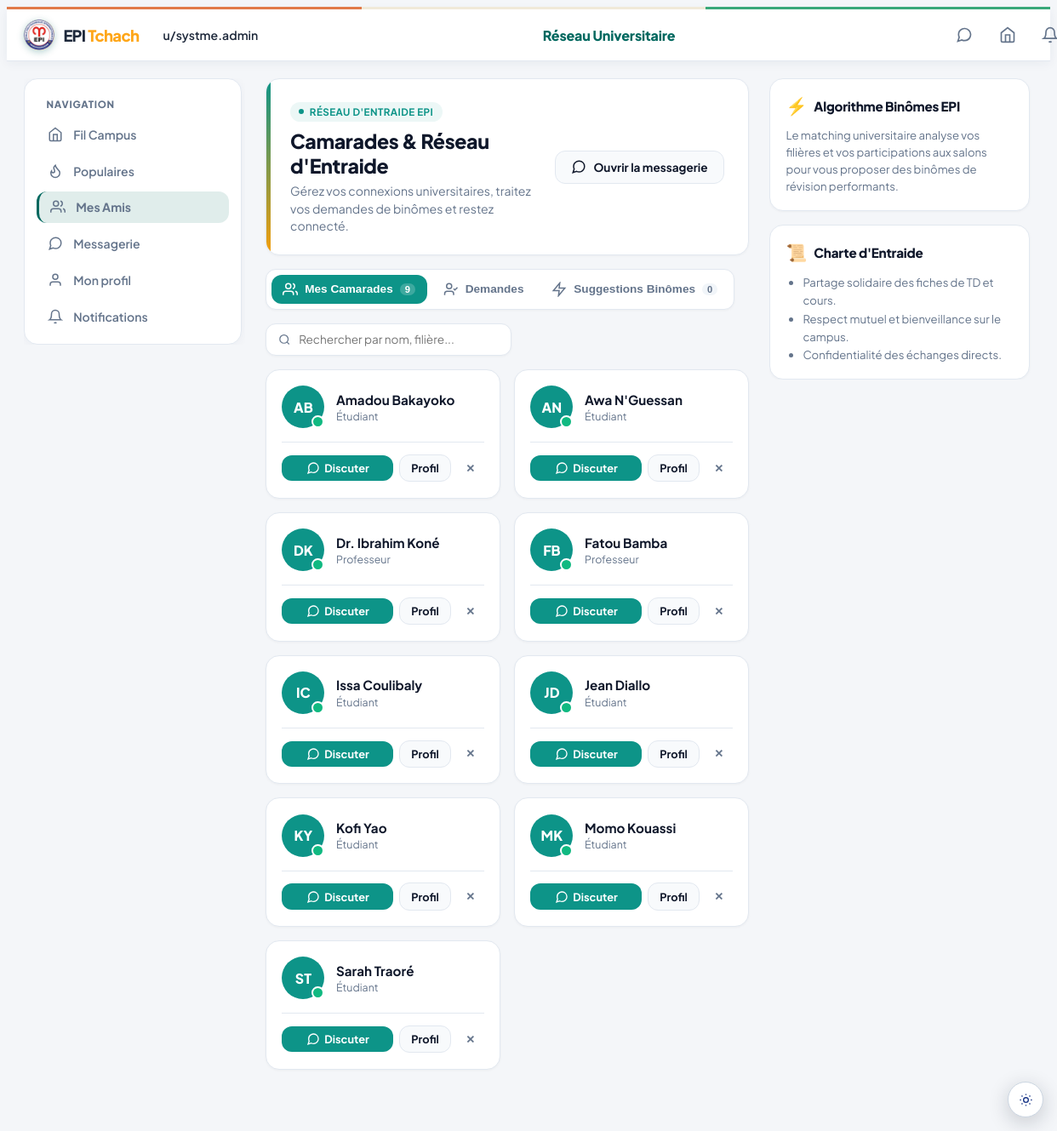
The app's page /friends (signed in) with its own data.
### tables this page shows
CREATE TABLE utilisateurs (
    id                  INT UNSIGNED AUTO_INCREMENT PRIMARY KEY,
    nom                 VARCHAR(100) NOT NULL,
    prenom              VARCHAR(100) NOT NULL,
    email               VARCHAR(150) NOT NULL UNIQUE,
    mot_de_passe        VARCHAR(255) NOT NULL,
    avatar_url          VARCHAR(255) DEFAULT NULL,
    biographie          TEXT DEFAULT NULL,
    filiere_id          INT UNSIGNED DEFAULT NULL,
    annee               TINYINT UNSIGNED DEFAULT NULL,
    annee_scolaire_id   INT UNSIGNED DEFAULT NULL,
    modules_enseignes   TEXT DEFAULT NULL,
    role                ENUM('etudiant','professeur','administrateur') NOT NULL DEFAULT 'etudiant',
    est_actif           BOOLEAN NOT NULL DEFAULT TRUE,
    date_inscription    DATETIME NOT NULL DEFAULT CURRENT_TIMESTAMP,
    derniere_connexion  DATETIME DEFAULT NULL,
    derniere_activite   DATETIME DEFAULT NULL,
    FOREIGN KEY (filiere_id) REFERENCES filieres(id) ON DELETE SET NULL,
    FOREIGN KEY (annee_scolaire_id) REFERENCES annees_scolaires(id) ON DELETE SET NULL
);

### resources/views/desktop/friends/index.php (the view, shortened to what the rows shown need)
<?php
$base = is_string($baseUrl ?? null) ? $baseUrl : '';
$asset = is_string($assetBase ?? null)
  ? $assetBase
  : ($base !== '' ? $base . '/public/assets' : '/public/assets');
$targetUser = is_array($targetUser ?? null) ? $targetUser : [];
$friends = is_array($friends ?? null) ? $friends : [];
$suggestions = is_array($suggestions ?? null) ? $suggestions : [];
$isOwnProfile = (bool)($isOwnProfile ?? false);
$targetName = trim(($targetUser['prenom'] ?? '') . ' ' . ($targetUser['nom'] ?? ''));
$roleLabels = [
    'etudiant' => 'Étudiant',
    'professeur' => 'Professeur',
    'moderateur' => 'Modérateur',
    'administrateur' => 'Administrateur',
    'delegue_general' => 'Délégué Général',
    'delegue_de_classe' => 'Délégué de Classe',
];
?>
<!DOCTYPE html>
<html lang="fr">
<head>
  <link rel="stylesheet" href="<?= htmlspecialchars($asset) ?>/css/desktop/community-shell.css" />
  <link rel="stylesheet" href="<?= htmlspecialchars($asset) ?>/css/desktop/salon.css?v=<?= (int)filemtime(ROOT_PATH . '/public/assets/css/desktop/salon.css') ?>" />
  <link rel="stylesheet" href="<?= htmlspecialchars($asset) ?>/css/desktop/friends.css?v=<?= (int)filemtime(ROOT_PATH . '/public/assets/css/desktop/friends.css') ?>" />
  <link rel="stylesheet" href="<?= htmlspecialchars($asset) ?>/css/feedback.css" />
  <?php include ROOT_PATH . '/resources/views/partials/theme-head.php'; ?>
</head>
<body class="community-shell community-salon campus-friends-page" data-base-url="<?= htmlspecialchars($base, ENT_QUOTES, 'UTF-8') ?>">
  <div class="epi-salon-grid">
    <main class="epi-main-feed">
      <section class="campus-network-hero">
        <div class="campus-hero-content">
          <h1 class="campus-hero-title"><?= $isOwnProfile ? 'Camarades & Réseau d\'Entraide' : 'Amis de ' . htmlspecialchars($targetName) ?></h1>
        </div>
      </section>
      <div class="campus-nav-toolbar">
        <div class="campus-tabs-segment" role="tablist">
          <?php if ($isOwnProfile): ?>
            <button type="button" class="campus-tab" data-tab-target="tab-requests" role="tab" aria-selected="false">
              <svg width="18" height="18" viewBox="0 0 24 24" fill="none" stroke="currentColor" stroke-width="2"><path d="M16 21v-2a4 4 0 0 0-4-4H6a4 4 0 0 0-4 4v2"/><circle cx="9" cy="7" r="4"/><polyline points="16 11 18 13 22 9"/></svg>
              <span>Demandes</span>
            </button>
            <button type="button" class="campus-tab" data-tab-target="tab-suggestions" role="tab" aria-selected="false">
              <svg width="18" height="18" viewBox="0 0 24 24" fill="none" stroke="currentColor" stroke-width="2"><polygon points="13 2 3 14 12 14 11 22 21 10 12 10 13 2"/></svg>
              <span>Suggestions Binômes</span>
              <span class="campus-tab-badge"><?= count($suggestions) ?></span>
            </button>
          <?php endif; ?>
        </div>
      </div>
      <section class="campus-tab-pane is-active" id="tab-friends">
        <?php if (!$friends): ?>
          <div class="campus-empty-box">
            <div class="campus-empty-icon">🤝</div>
            <h3>Aucun camarade dans cette liste</h3>
            <p>Découvrez d'autres étudiants de l'École Polytechnique et formez vos premiers binômes de révision.</p>
          </div>
        <?php else: ?>
          <div class="campus-friends-grid" id="friendsGrid">
            <?php foreach ($friends as $friend):
              $fId = (int)$friend['id'];
              $fName = trim($friend['prenom'] . ' ' . $friend['nom']);
              $fRole = $roleLabels[$friend['role']] ?? ucfirst((string)$friend['role']);
              $fInitials = mb_substr((string)$friend['prenom'], 0, 1) . mb_substr((string)$friend['nom'], 0, 1);
            ?>
              <div class="campus-friend-card" data-search-text="<?= htmlspecialchars(mb_strtolower($fName . ' ' . $fRole)) ?>">
                <div class="campus-friend-card-top">
                  <div class="campus-friend-avatar">
                    <span><?= htmlspecialchars($fInitials) ?></span>
                    <span class="campus-online-dot" title="Actif"></span>
                  </div>
                  <div class="campus-friend-meta">
                    <a href="<?= htmlspecialchars($base) ?>/profile/<?= $fId ?>" class="campus-friend-name"><?= htmlspecialchars($fName) ?></a>
                    <span class="campus-friend-role"><?= htmlspecialchars($fRole) ?></span>
                  </div>
                </div>
                <div class="campus-friend-actions">
                  <a href="<?= htmlspecialchars($base) ?>/messages?user=<?= $fId ?>" class="campus-action-btn primary" title="Envoyer un message direct">
                    <svg width="16" height="16" viewBox="0 0 24 24" fill="none" stroke="currentColor" stroke-width="2"><path d="M21 11.5a8.38 8.38 0 0 1-.9 3.8 8.5 8.5 0 0 1-7.6 4.7 8.38 8.38 0 0 1-3.8-.9L3 21l1.9-5.7a8.38 8.38 0 0 1-.9-3.8 8.5 8.5 0 0 1 4.7-7.6 8.38 8.38 0 0 1 3.8-.9h.5a8.48 8.48 0 0 1 8 8v.5z"/></svg>
                    <span>Discuter</span>
                  </a>
                  <a href="<?= htmlspecialchars($base) ?>/profile/<?= $fId ?>" class="campus-action-btn secondary" title="Voir le profil">
                    <span>Profil</span>
                  </a>
                  <?php if ($isOwnProfile): ?>
                    <form method="post" action="<?= htmlspecialchars($base) ?>/friends/action" onsubmit="return confirm('Retirer ce membre de vos contacts ?')">
                      <button type="submit" class="campus-action-btn danger" title="Retirer des amis">
                        ✕
                      </button>
                    </form>
                  <?php endif; ?>
                </div>
              </div>
            <?php endforeach; ?>
          </div>
        <?php endif; ?>
      </section>
    </main>
  </div>
</body>
</html>

### records on screen
utilisateurs: filiere "0"
utilisateurs: fInitials "AB", fName "Amadou Bakayoko", role "Étudiant"
utilisateurs: fInitials "AN", fName "Awa N'Guessan", role "Étudiant"
utilisateurs: fInitials "DK", fName "Dr. Ibrahim Koné", role "Professeur"
utilisateurs: fInitials "FB", fName "Fatou Bamba", role "Professeur"
utilisateurs: fInitials "IC", fName "Issa Coulibaly", role "Étudiant"
utilisateurs: fInitials "JD", fName "Jean Diallo", role "Étudiant"
utilisateurs: fInitials "KY", fName "Kofi Yao", role "Étudiant"
utilisateurs: fInitials "MK", fName "Momo Kouassi", role "Étudiant"
utilisateurs: fInitials "ST", fName "Sarah Traoré", role "Étudiant"

### other values on screen
count($friends) "9"
